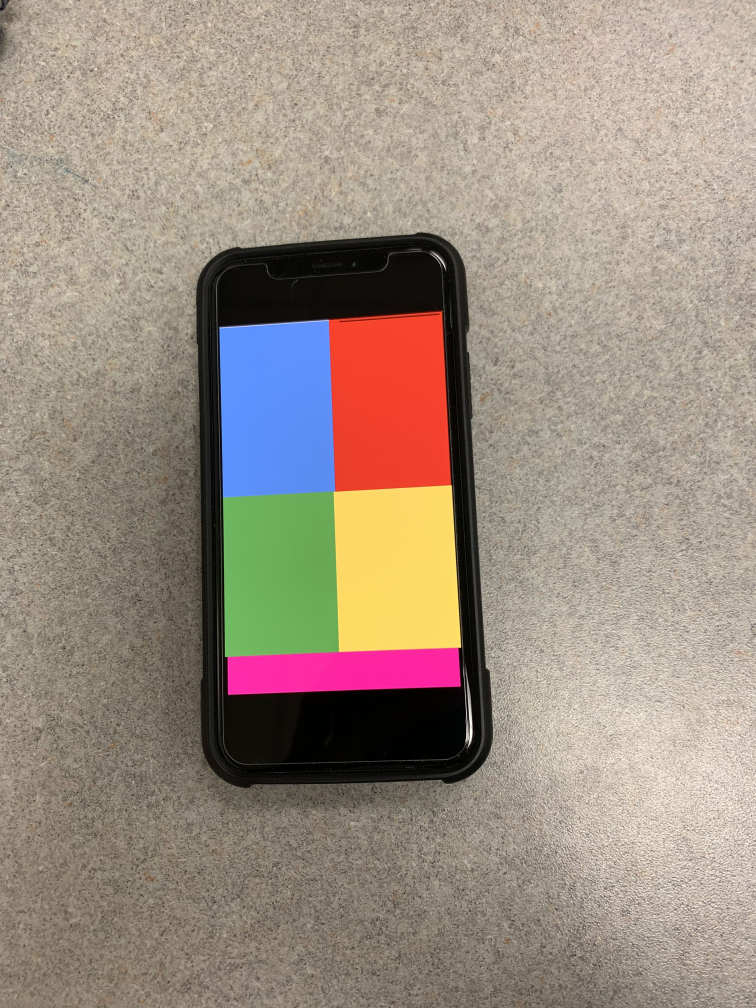
#> input picture IMG_4557.jpg, 3024 x 4032 px, given in place of the camera (shown at 1/4 size)
$ python DetectShapes.py   (older library calls are emulated)
#> lines starting #> are read from the running program, lines starting #| are printed output that depends on the picture; after the words box and inside, x2 and y2 are one past the last pixel; in counts of white or black regions, pixels touching at a corner belong together
# import the necessary packages
import argparse
import imutils
import cv2
from imutils.video import VideoStream
import numpy as np
import time

# capture frames from a camera
cap = cv2.VideoCapture(0)
font = cv2.FONT_HERSHEY_SIMPLEX

# loop runs if capturing has been initialized
while(1):
    # reads frames from a camera
    res, frame = cap.read()
#> frame is the input picture: shape (4032, 3024, 3); mean B, G, R 129, 142.2, 156.1
    hsv = cv2.cvtColor(frame, cv2.COLOR_BGR2HSV)
#> hsv: shape (4032, 3024, 3); mean H, S, V 23, 60.1, 161.6

    # define range of red color in HSV
    lower_red = np.array([30,150,50])
    upper_red = np.array([255,255,180])

    time.sleep(2.0)

    mask = cv2.inRange(hsv, lower_red, upper_red)
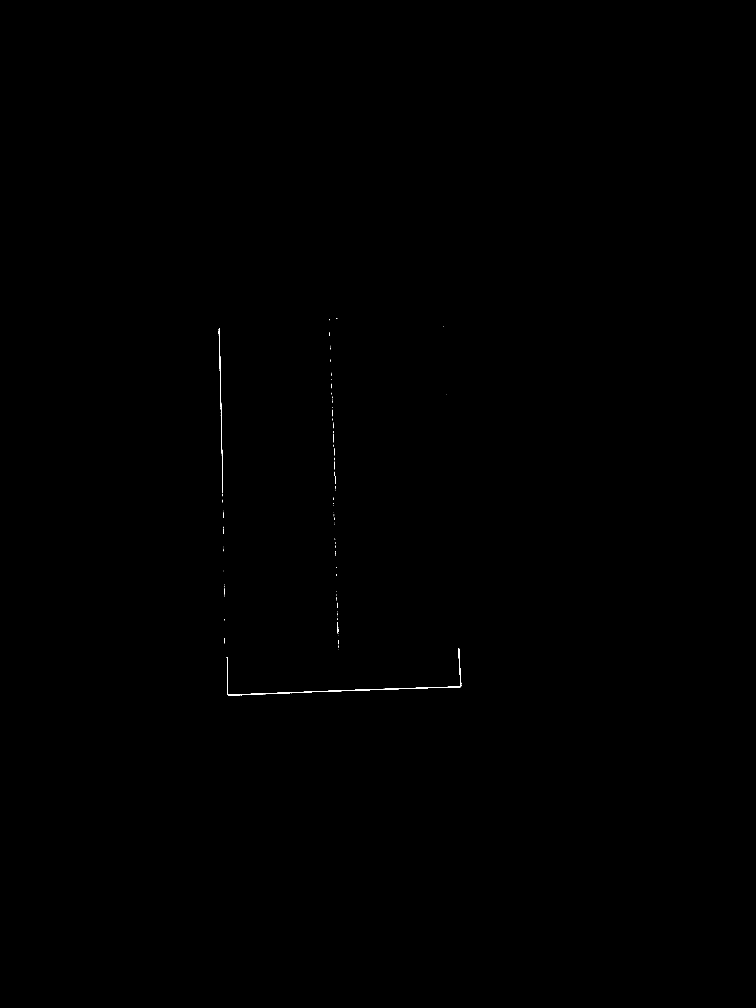
#> mask: shape (4032, 3024) (shown at 1/4 size); 0.05% white; 114 white regions (99 under 20 px), largest, box (x1, y1, x2, y2) and area: (908, 2592, 1845, 2782) 3639, (875, 1312, 892, 1972) 1153, (1350, 2489, 1353, 2532) 63
    kernel = np.ones((5, 5), np.uint8)
    mask = cv2.erode(mask, kernel)
#> mask: shape (4032, 3024); every value is 0

    # Bitwise-AND mask and original image
    res = cv2.bitwise_and(frame,frame, mask= mask)
#> res: shape (4032, 3024, 3); every value is 0

    contours, _ = cv2.findContours(mask, cv2.RETR_TREE, cv2.CHAIN_APPROX_SIMPLE)
#> contours = []
    for cnt in contours:
        area = cv2.contourArea(cnt)
        approx = cv2.approxPolyDP(cnt, 0.02*cv2.arcLength(cnt, True), True)
        x = approx.ravel()[0]
        y = approx.ravel()[1]

        if area > 400:
            cv2.drawContours(frame, [approx], 0, (0, 0, 0), 5)
        if len(approx) == 3:
            cv2.putText(frame, "Triangle", (x, y), font, 1, (0, 0, 0))
        elif len(approx) == 4:
            cv2.putText(frame, "Rectangle", (x, y), font, 1, (0, 0, 0))
        elif 10 < len(approx) < 20:
            cv2.putText(frame, "Circle", (x, y), font, 1, (0, 0, 0))
#> this loop made 0 passes

    # finds edges in the input image image and
    # marks them in the output map edges
    edges = cv2.Canny(frame,100,200)
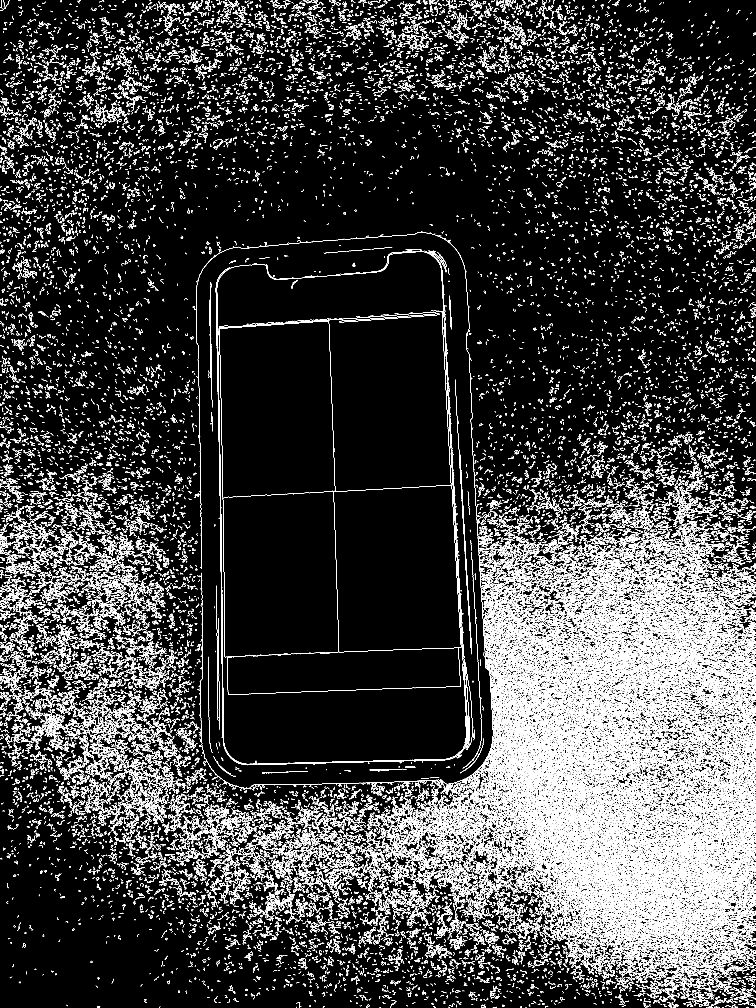
#> edges: shape (4032, 3024) (shown at 1/4 size); 9.1% white in thin lines or dots

    # Display edges in a frame
    cv2.imshow('Frame',frame)

    # Wait for Esc key to stop
    k = cv2.waitKey(5) & 0xFF
#> (key q is pressed here)
    if k == 27:
        break

    '''
    _, contours, _ = cv2.findContours(mask, cv2.RETR_TREE, cv2.CHAIN_APPROX_SIMPLE)

    # convert the resized image to grayscale, blur it slightly,
    # and threshold it
    gray = cv2.cvtColor(resized, cv2.COLOR_BGR2GRAY)
    blurred = cv2.GaussianBlur(gray, (5, 5), 0)
    thresh = cv2.threshold(blurred, 60, 255, cv2.THRESH_BINARY)[1]

    # find contours in the thresholded image and initialize the
    # shape detector
    cnts = cv2.findContours(thresh.copy(), cv2.RETR_EXTERNAL,
    	cv2.CHAIN_APPROX_SIMPLE)
    cnts = imutils.grab_contours(cnts)
    sd = ShapeDetector()
    # loop over the contours
    for c in cnts:
    	# compute the center of the contour, then detect the name of the
    	# shape using only the contour
    	M = cv2.moments(c)
    	cX = int((M["m10"] / M["m00"]) * ratio)
    	cY = int((M["m01"] / M["m00"]) * ratio)
    	shape = sd.detect(c)

    	# multiply the contour (x, y)-coordinates by the resize ratio,
    	# then draw the contours and the name of the shape on the image
    	c = c.astype("float")
    	c *= ratio
    	c = c.astype("int")
    	cv2.drawContours(image, [c], -1, (0, 255, 0), 2)
    	cv2.putText(image, shape, (cX, cY), cv2.FONT_HERSHEY_SIMPLEX,
    		0.5, (255, 255, 255), 2)

    # if the 'q' key is pressed, stop the loop
    if key == ord("q"):
        break

# if we are not using a video file, stop the camera video stream
if not args.get("video", False):
    vs.stop()

# otherwise, release the camera
else:
    vs.release()
'''

# close all windows
cv2.destroyAllWindows()

$ run again, on 71396620_395642311122345_384962003254378496_n.jpg
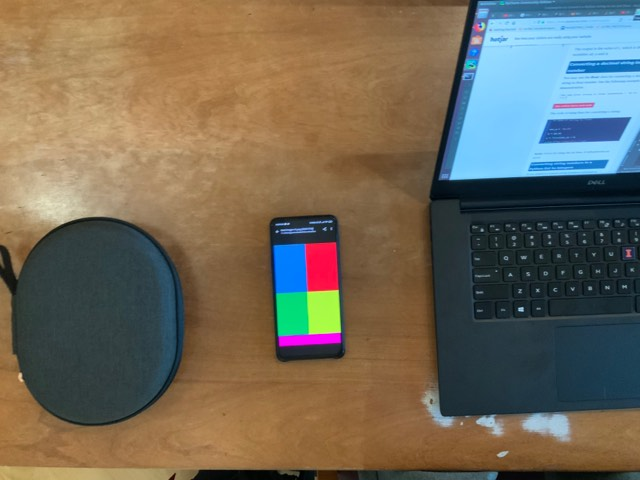
#> input picture 71396620_395642311122345_384962003254378496_n.jpg, 640 x 480 px, given in place of the camera
#> frame is the input picture: shape (480, 640, 3); mean B, G, R 88.6, 104.7, 113.1
#> hsv: shape (480, 640, 3); mean H, S, V 49.4, 123.9, 134.5
#> `mask = cv2.erode(mask, kernel)`:
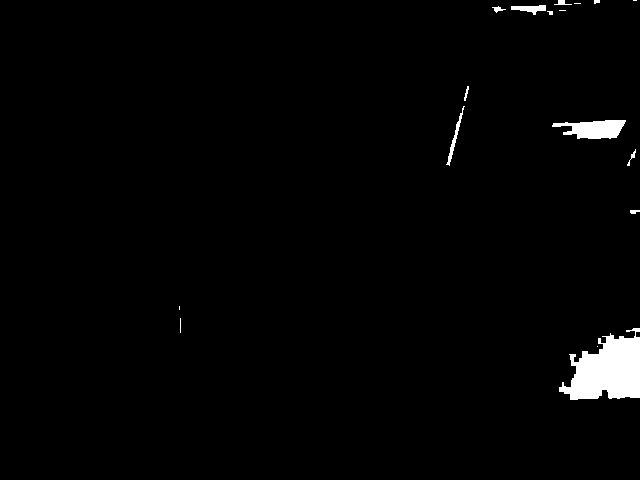
#> mask: shape (480, 640); 1.7% white; 17 white regions (7 under 20 px)
#> contours = 17 contours, 11 with area under 20; largest, box (x1, y1, x2, y2) and area: (559, 328, 640, 400) 3534, (552, 120, 626, 139) 838, (511, 5, 546, 15) 152, (446, 106, 465, 166) 124, (492, 6, 506, 13) 26, (554, 0, 572, 5) 25
#> the loop `for cnt in contours:` made 17 passes
#> (area, x, y) on passes 2, 7, 12, 13, 17: (3534, 639, 328), (838, 625, 120), (26.5, 492, 7), (152.5, 545, 5), (25, 554, 4)
#> `edges = cv2.Canny(frame,100,200)`:
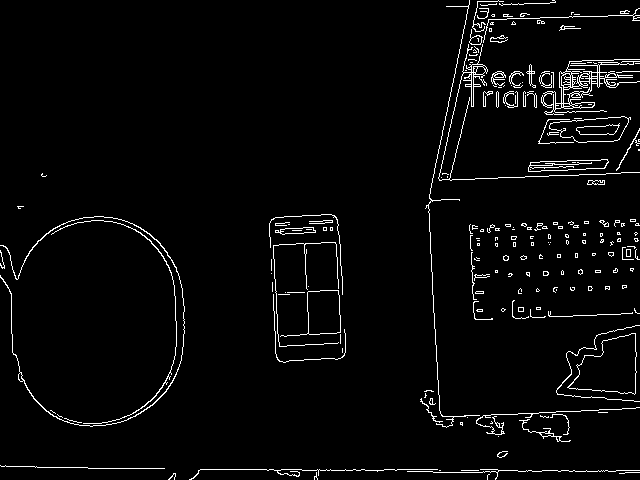
#> edges: shape (480, 640); 3.3% white in thin lines or dots

$ run again, on camShiftTest.jpg
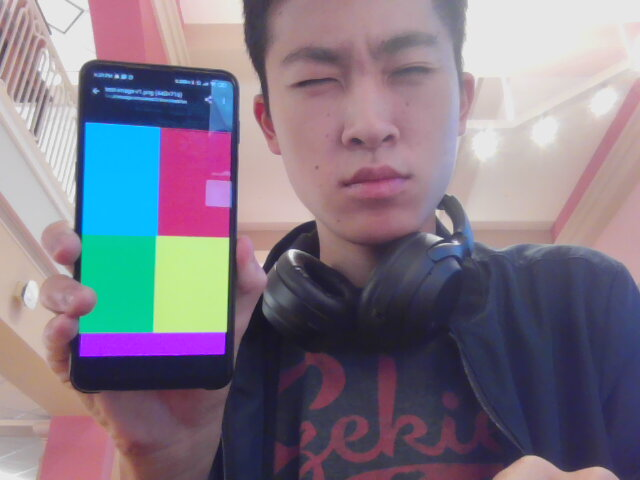
#> input picture camShiftTest.jpg, 640 x 480 px, given in place of the camera
#> frame is the input picture: shape (480, 640, 3); mean B, G, R 133.4, 119.2, 128.4
#> hsv: shape (480, 640, 3); mean H, S, V 104.5, 78.8, 151
#> `mask = cv2.erode(mask, kernel)`:
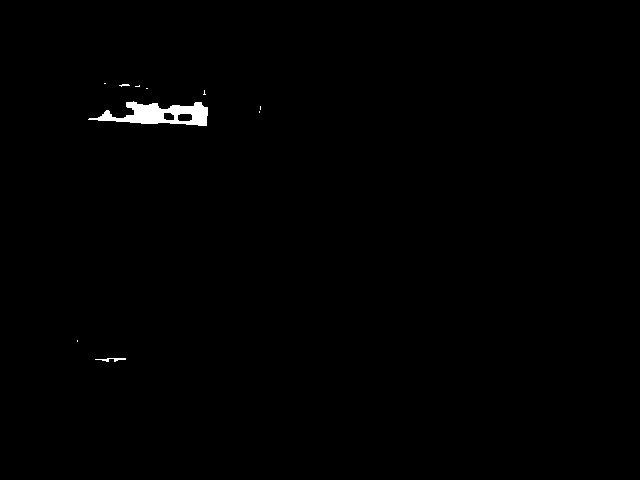
#> mask: shape (480, 640); 0.53% white; 10 white regions (8 under 20 px)
#> contours = 12 contours, 8 with area under 20; largest, box (x1, y1, x2, y2) and area: (88, 101, 208, 126) 1544, (177, 113, 193, 122) 110, (163, 112, 175, 121) 78, (95, 358, 126, 362) 28
#> the loop `for cnt in contours:` made 12 passes
#> (area, x, y) on passes 1, 5, 6, 7: (27.5, 95, 359), (1544, 88, 119), (110, 177, 115), (77.5, 163, 113)
#> `edges = cv2.Canny(frame,100,200)`:
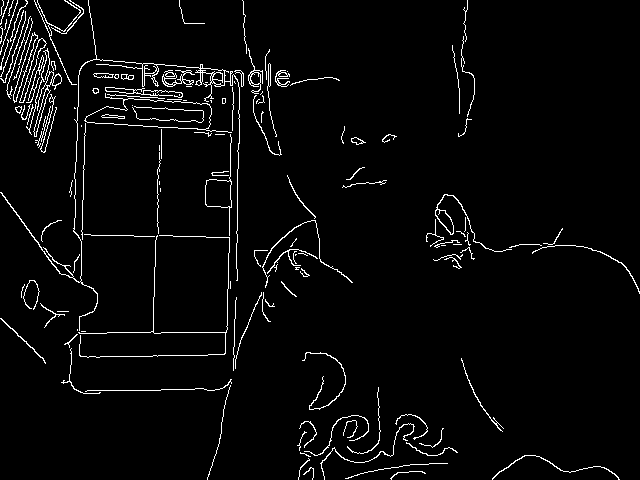
#> edges: shape (480, 640); 3.4% white in thin lines or dots

$ run again, on test-image-v1.jpg
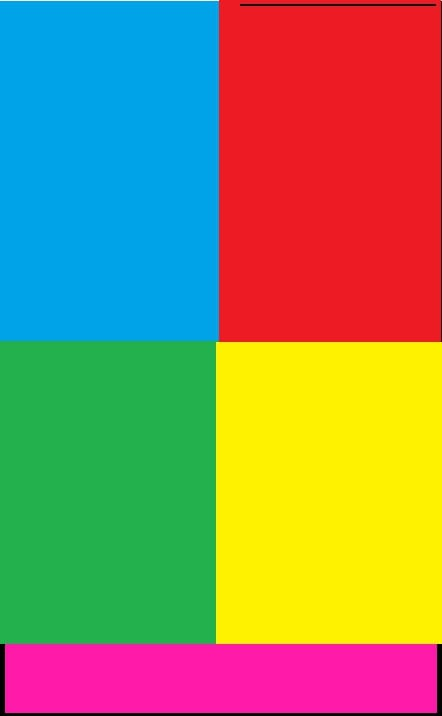
#> input picture test-image-v1.jpg, 442 x 716 px, given in place of the camera
#> frame is the input picture: shape (716, 442, 3); mean B, G, R 95.2, 136.4, 142.8
#> hsv: shape (716, 442, 3); mean H, S, V 102.1, 233.6, 226.2
#> `mask = cv2.inRange(hsv, lower_red, upper_red)`:
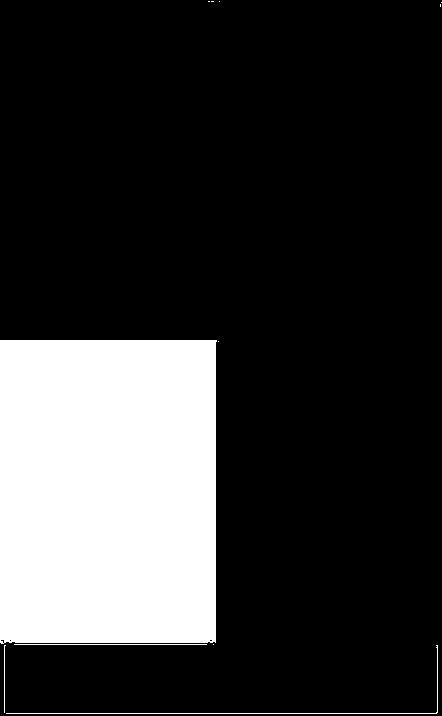
#> mask: shape (716, 442); 20.9% white; 11 white regions (7 under 20 px), largest, box (x1, y1, x2, y2) and area: (0, 340, 217, 644) 65435, (6, 645, 438, 714) 502, (14, 644, 207, 645) 193, (4, 645, 6, 713) 69
#> contours = 1 contour; box (x1, y1, x2, y2) and area: (0, 342, 214, 641) 63416
#> the loop `for cnt in contours:` made 1 pass
#> (area, approx, x, y) on pass 1: (63416, [[0, 342], [0, 637], [213, 637], [213, 342]], 0, 342)
#> `edges = cv2.Canny(frame,100,200)`:
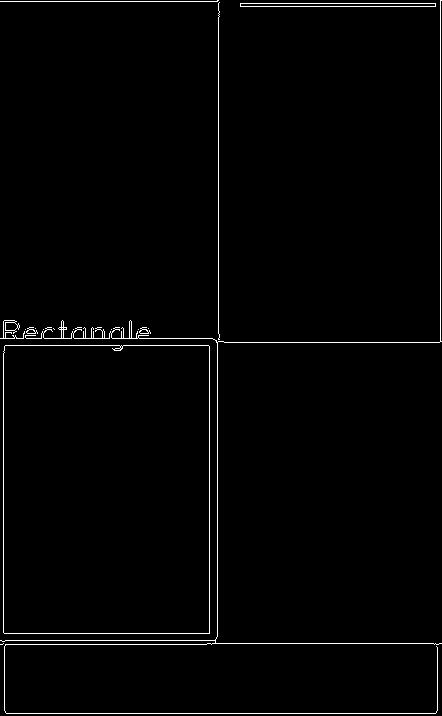
#> edges: shape (716, 442); 1.5% white in thin lines or dots
